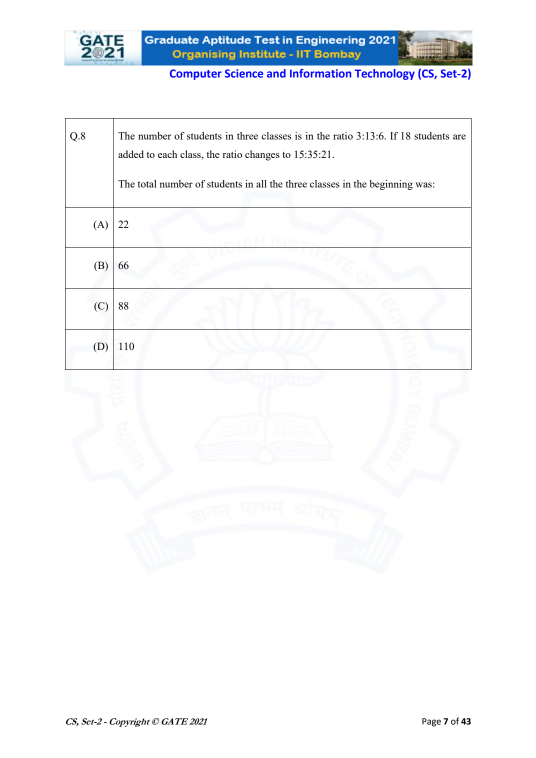
#> input picture backend/app/data/gate_pyqs/gate2021_s2/images/page_07.png, 1072 x 1516 px, found by its file name (shown at 1/2 size)
$ python build_gate2023.py
#> lines starting #> are read from the running program, lines starting #| are printed output that depends on the picture
import json
import re
from pathlib import Path

from PIL import Image, ImageDraw
from pypdf import PdfReader


ROOT = Path(__file__).resolve().parents[2]
QUESTION_PDF = ROOT / "CS" / "CS" / "CS2023.pdf"
ANSWER_PDF = ROOT / "CS" / "CS-answers" / "CS_ANS_GATE2023.pdf"
PAGE_DIR = ROOT / "my-assistant-backend" / "tmp_2023_pages"
OUT_DIR = ROOT / "my-assistant-backend" / "app" / "data" / "gate_pyqs" / "gate2023_s1"
IMG_DIR = OUT_DIR / "images"


PAGE_RANGES = {
    1: [1], 2: [1], 3: [2], 4: [3], 5: [3], 6: [4], 7: [5], 8: [6], 9: [6], 10: [7],
    11: [8], 12: [9], 13: [10], 14: [11], 15: [12], 16: [13], 17: [14], 18: [15],
    19: [16, 17], 20: [18], 21: [19], 22: [20], 23: [21], 24: [22], 25: [23],
    26: [24], 27: [25], 28: [26], 29: [27], 30: [28], 31: [29], 32: [30],
    33: [31], 34: [32], 35: [33], 36: [35, 36], 37: [37, 38], 38: [39],
    39: [40], 40: [41], 41: [42], 42: [43, 44], 43: [45], 44: [46, 47],
    45: [48], 46: [49], 47: [50], 48: [51], 49: [52], 50: [53], 51: [54],
    52: [55], 53: [56], 54: [57], 55: [58], 56: [59], 57: [60], 58: [61],
    59: [62], 60: [63], 61: [64], 62: [65, 66], 63: [67], 64: [68], 65: [69],
}


IMAGE_QS = {10, 14, 19, 21, 30, 36, 37, 40, 42, 43, 44, 47, 62}


META = {
    1: ("General Aptitude", "Verbal Ability", "Verbal Ability - Sentence Completion", "Easy"),
    2: ("General Aptitude", "Verbal Ability", "Verbal Ability - Word Analogy", "Easy"),
    3: ("General Aptitude", "Sequences", "Quantitative Aptitude - Recurrence Backtracking", "Easy"),
    4: ("General Aptitude", "Percentages", "Quantitative Aptitude - Percentage Inference", "Easy"),
    5: ("General Aptitude", "Spatial Aptitude", "Spatial Aptitude - Surface Curvature", "Easy"),
    6: ("General Aptitude", "Logical Reasoning", "Verbal Reasoning - Logical Inference", "Medium"),
    7: ("General Aptitude", "Functions", "Quantitative Aptitude - Function Growth", "Medium"),
    8: ("General Aptitude", "Verbal Reasoning", "Verbal Ability - Sentence Ordering", "Medium"),
    9: ("General Aptitude", "Functions", "Quantitative Aptitude - Constant Functions", "Medium"),
    10: ("General Aptitude", "Spatial Aptitude", "Spatial Aptitude - Rotation and Reflection", "Medium"),
    11: ("Computer Science and Information Technology", "Compiler Design", "Compiler Design - Front End and Back End", "Easy"),
    12: ("Computer Science and Information Technology", "Algorithms", "Algorithms - Sorting and Searching", "Easy"),
    13: ("Computer Science and Information Technology", "Data Structures", "Linked Lists - Delete Node", "Easy"),
    14: ("Computer Science and Information Technology", "Theory of Computation", "DFA to Regular Expression", "Medium"),
    15: ("Computer Science and Information Technology", "Recurrence Relations", "Discrete Mathematics - Lucas Sequence", "Easy"),
    16: ("Computer Science and Information Technology", "Computer Organization and Architecture", "Instruction Set Architecture", "Easy"),
    17: ("Computer Science and Information Technology", "Computer Networks", "Point-to-Point Link Utilization", "Medium"),
    18: ("Computer Science and Information Technology", "Linear Algebra", "Linear Algebra - Determinants", "Medium"),
    19: ("Computer Science and Information Technology", "Theory of Computation", "NFA for Lexical Tokens", "Medium"),
    20: ("Computer Science and Information Technology", "Algorithms", "Universal Hashing", "Easy"),
    21: ("Computer Science and Information Technology", "Digital Logic", "Multiplexer Feedback Circuit", "Medium"),
    22: ("Computer Science and Information Technology", "Operating Systems", "Thread Context Switch", "Easy"),
    23: ("Computer Science and Information Technology", "Databases", "SQL Aggregation and Grouping", "Easy"),
    24: ("Computer Science and Information Technology", "Theory of Computation", "Regular Languages and Decidability", "Medium"),
    25: ("Computer Science and Information Technology", "Discrete Mathematics", "Predicate Logic", "Medium"),
    26: ("Computer Science and Information Technology", "Discrete Mathematics", "Predicate Logic - Sufficient Conditions", "Medium"),
    27: ("Computer Science and Information Technology", "Operating Systems", "CPU Scheduling Algorithms", "Medium"),
    28: ("Computer Science and Information Technology", "Calculus", "Calculus - Polynomial Roots", "Medium"),
    29: ("Computer Science and Information Technology", "Asymptotic Analysis", "Algorithms - Big-O Notation", "Medium"),
    30: ("Computer Science and Information Technology", "Graph Theory", "Graph Theory - Adjacency Matrix Trace", "Medium"),
    31: ("Computer Science and Information Technology", "Calculus", "Calculus - Definite Triple Integral", "Medium"),
    32: ("Computer Science and Information Technology", "Number Systems", "Computer Organization - Base Conversion", "Easy"),
    33: ("Computer Science and Information Technology", "Computer Organization and Architecture", "Pipelining - Throughput and Latency", "Medium"),
    34: ("Computer Science and Information Technology", "Computer Organization and Architecture", "Polling versus Interrupts", "Medium"),
    35: ("Computer Science and Information Technology", "C Programming", "C Programming - Static Variables", "Easy"),
    36: ("Computer Science and Information Technology", "Compiler Design", "Runtime Environments - Activation Trees", "Medium"),
    37: ("Computer Science and Information Technology", "Compiler Design", "Compiler Design - Liveness Analysis", "Medium"),
    38: ("Computer Science and Information Technology", "Operating Systems", "Semaphores and Race Conditions", "Medium"),
    39: ("Computer Science and Information Technology", "Theory of Computation", "Context-Free Grammars", "Medium"),
    40: ("Computer Science and Information Technology", "Theory of Computation", "Pushdown Automata", "Hard"),
    41: ("Computer Science and Information Technology", "Computer Organization and Architecture", "Assembly Code and Addressing", "Medium"),
    42: ("Computer Science and Information Technology", "Computer Organization and Architecture", "Memory Address Decoding", "Medium"),
    43: ("Computer Science and Information Technology", "Digital Logic", "Sequential Circuits", "Medium"),
    44: ("Computer Science and Information Technology", "Digital Logic", "Multiplexer-based Boolean Function", "Hard"),
    45: ("Computer Science and Information Technology", "Computer Organization and Architecture", "IEEE 754 Floating Point", "Medium"),
    46: ("Computer Science and Information Technology", "Data Structures", "Priority Queue Operations", "Medium"),
    47: ("Computer Science and Information Technology", "Data Structures", "Binary Trees and Recursion", "Medium"),
    48: ("Computer Science and Information Technology", "Combinatorics", "Permutations Separating Sets", "Hard"),
    49: ("Computer Science and Information Technology", "Discrete Mathematics", "Functions and Surjections", "Medium"),
    50: ("Computer Science and Information Technology", "Databases", "Relational Schema Design", "Medium"),
    51: ("Computer Science and Information Technology", "Set Theory", "Power Set Cardinality", "Medium"),
    52: ("Computer Science and Information Technology", "Computer Networks", "DNS and HTTP Timing", "Medium"),
    53: ("Computer Science and Information Technology", "Probability", "Conditional Probability", "Medium"),
    54: ("Computer Science and Information Technology", "Algorithms", "Asymptotic Analysis of Loops", "Medium"),
    55: ("Computer Science and Information Technology", "Graph Theory", "Greedy Graph Coloring", "Medium"),
    56: ("Computer Science and Information Technology", "Graph Theory", "BFS Orderings on Subset Graphs", "Hard"),
    57: ("Computer Science and Information Technology", "Operating Systems", "Demand Paging and LRU", "Hard"),
    58: ("Computer Science and Information Technology", "Operating Systems", "Multilevel Page Tables", "Medium"),
    59: ("Computer Science and Information Technology", "Data Structures", "Stack and Queue Operations", "Medium"),
    60: ("Computer Science and Information Technology", "Compiler Design", "Syntax Directed Translation", "Hard"),
    61: ("Computer Science and Information Technology", "Databases", "SQL Selection Query", "Easy"),
    62: ("Computer Science and Information Technology", "Databases", "Indexing and Ordered Files", "Medium"),
    63: ("Computer Science and Information Technology", "Theory of Computation", "DFA State Minimization", "Medium"),
    64: ("Computer Science and Information Technology", "Computer Organization and Architecture", "Cache Address Fields", "Medium"),
    65: ("Computer Science and Information Technology", "Computer Networks", "Longest Prefix Matching", "Medium"),
}


# [5 lines left out: function norm, not called in this run]


def pdf_pages(path: Path) -> list[str]:
    return [page.extract_text() or "" for page in PdfReader(str(path)).pages]


# [106 lines left out: functions strip_boilerplate, parse_key, block_from_pages, split_options, negative, make_json, not called in this run]


def make_crops() -> None:
    IMG_DIR.mkdir(parents=True, exist_ok=True)
    crops = {
        10: ("page_07.png", (260, 225, 930, 455)),
        14: ("page_11.png", (480, 260, 760, 500)),
        19: ("page_16.png", (190, 410, 930, 1120)),
        21: ("page_19.png", (410, 210, 690, 430)),
        30: ("page_28.png", (375, 195, 650, 445)),
        36: ("page_35.png", (205, 470, 455, 1060)),
        37: ("page_37.png", (390, 195, 805, 715)),
        40: ("page_41.png", (255, 380, 860, 690)),
        42: ("page_43.png", (125, 365, 990, 625)),
        43: ("page_45.png", (285, 285, 785, 520)),
        44: ("page_46.png", (155, 305, 950, 700)),
        47: ("page_50.png", (650, 250, 905, 520)),
        62: ("page_65.png", (300, 330, 850, 930)),
    }
    if not PAGE_DIR.exists() and all((IMG_DIR / f"Q{qno}_figure.png").exists() for qno in crops):
        return
    for qno, (page_name, box) in crops.items():
        Image.open(PAGE_DIR / page_name).convert("RGB").crop(box).save(IMG_DIR / f"Q{qno}_figure.png")
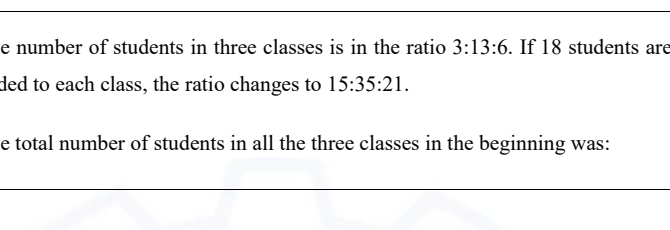
#> saved as Q10_figure.png: PIL image 670x230 RGB; mean R, G, B 242.9, 242.9, 243.1
#> pass 2 of the loop in make_crops, `for qno, (page_name, box) in crops.items():`:
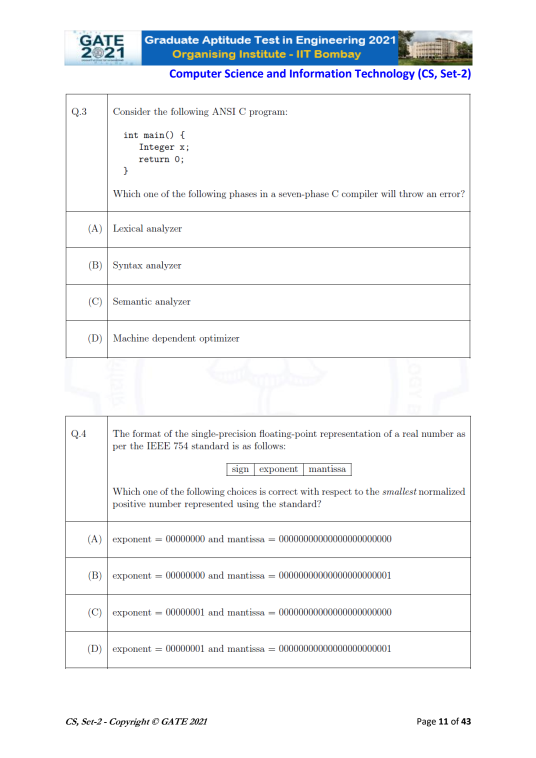
#> input picture backend/app/data/gate_pyqs/gate2021_s2/images/page_11.png, 1072 x 1516 px, found by its file name (shown at 1/2 size)
#> in make_crops, `Image.open(PAGE_DIR / page_name).convert("RGB").crop(box).save(IMG_DIR..`:
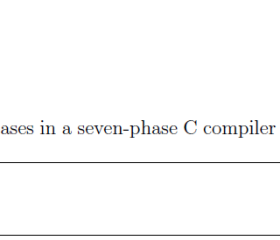
#> saved as Q14_figure.png: PIL image 280x240 RGB; mean R, G, B 250.7, 250.7, 250.8
#> pass 3 of the loop in make_crops, `for qno, (page_name, box) in crops.items():`:
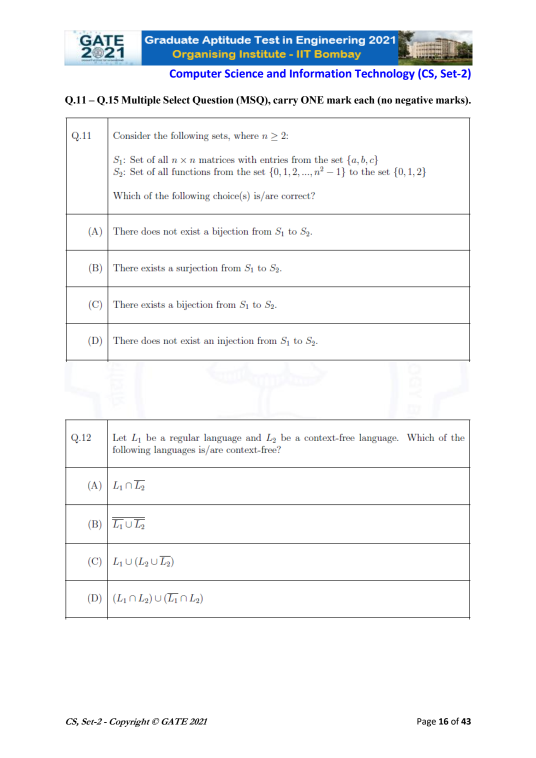
#> input picture backend/app/data/gate_pyqs/gate2021_s2/images/page_16.png, 1072 x 1516 px, found by its file name (shown at 1/2 size)
#> in make_crops, `Image.open(PAGE_DIR / page_name).convert("RGB").crop(box).save(IMG_DIR..`:
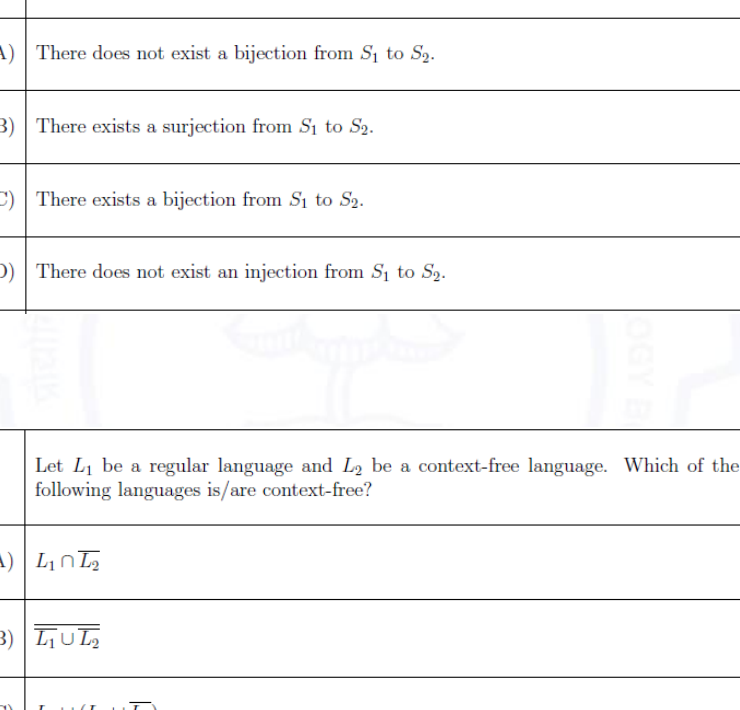
#> saved as Q19_figure.png: PIL image 740x710 RGB; mean R, G, B 247.8, 247.8, 248
#> the loop made 7 passes; the first 3 are shown


def main() -> None:
    OUT_DIR.mkdir(parents=True, exist_ok=True)
    make_crops()
    data = make_json()
    (OUT_DIR / "CS1_2023_S1.json").write_text(json.dumps(data, indent=2, ensure_ascii=False), encoding="utf-8")
    print("wrote", len(data), "marks", sum(q["marks"] for q in data), "images", sum(bool(q["image_url"]) for q in data))


if __name__ == "__main__":
#> (the run stopped early here; a loop or call above may not have finished)
